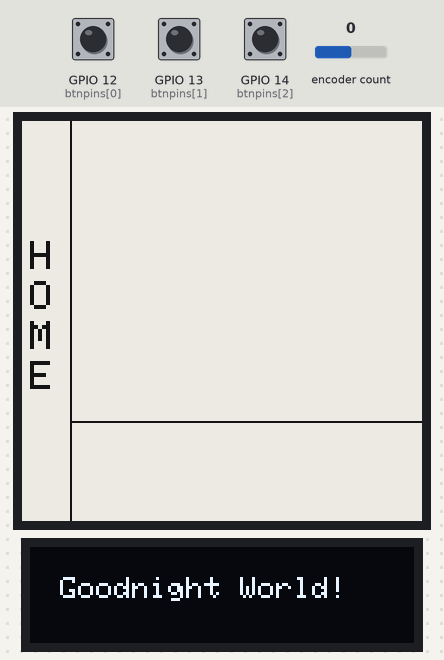
A sketch run on a simulated ESP32. Shown: 200×200 one-colour display, 128×32 one-colour display. The inputs (shaded band) are chosen by the test bench; at power-on: GPIO 12 (btnpins[0]) HIGH, encoder count 0, GPIO 14 (btnpins[2]) HIGH, GPIO 13 (btnpins[1]) HIGH. The display library's start-up logo is not drawn; what the sketch prints to the serial monitor is not drawn.

Above: at 11.9 s.
12.0 s: GPIO 12 (btnpins[0]) pulled LOW for 0.15 s
At 14.6 s:
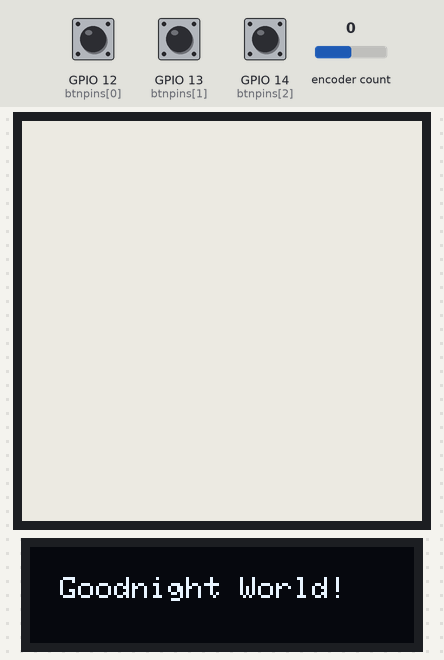
15.1 s: encoder count set to 1
18.1 s: GPIO 14 (btnpins[2]) pulled LOW for 3.2 s
At 23.0 s:
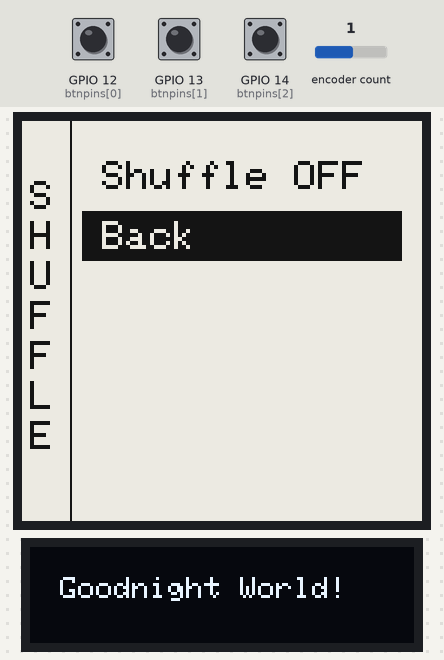
23.7 s: GPIO 13 (btnpins[1]) pulled LOW for 0.15 s
At 26.6 s:
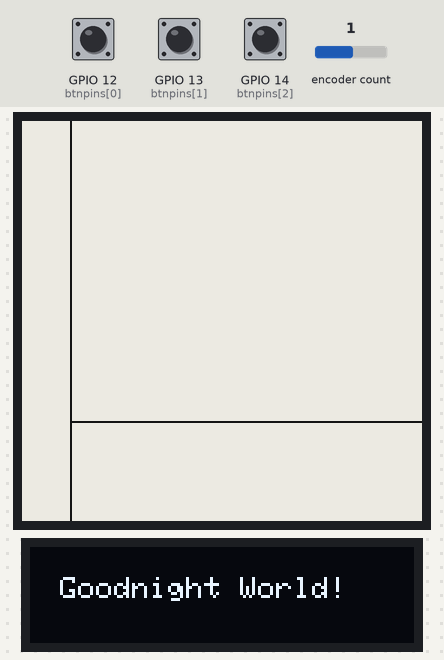
26.8 s: GPIO 12 (btnpins[0]) pulled LOW for 1 s
At 29.4 s:
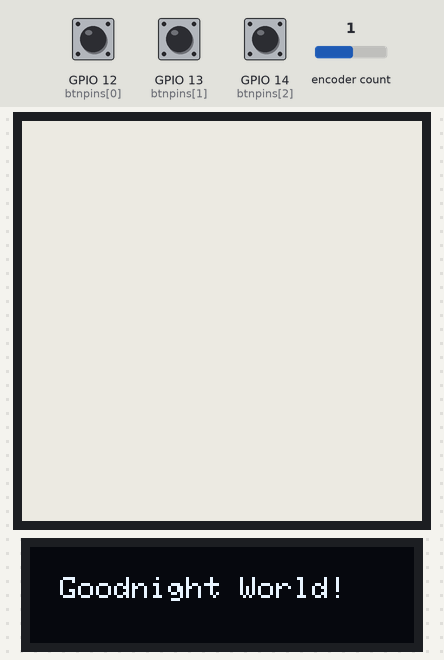
30.8 s: encoder count set to 5
At 37.0 s:
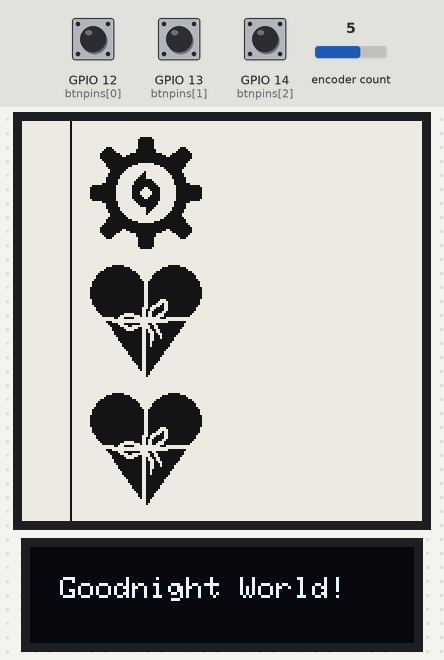
Timing chart, 0 to 38.5 s (numbered marks = the images above; inputs shaded):
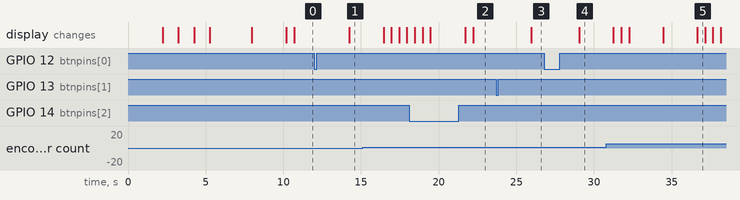

Measured:
- after the input at 12.0 s, the display: changes after 2.3 s (image 1)
- after the input at 18.1 s, the display: first differs from a run without the input after 3.6 s (image 2 shows a later state)
- after the input at 23.7 s, the display: changes after 2.3 s (image 3)
- after the input at 26.8 s, the display: changes after 2.3 s (image 4)
- what the display in image 5 shows lasts 0.5 s, from 36.7 s to 37.2 s

The sketch:

bitterness_of_coffee_4.2.ino
```cpp
//fully coded by fin! Well all but the bits marked chatgpt...
#include <bitmaps.h>
#include <hibernation.h>
#include <globals.h>

void setup() {
  Serial.begin(115200);
  //encoder setup
  ESP32Encoder::useInternalWeakPullResistors = puType::up;
  enc.attachSingleEdge(32, 33);
  enc.setCount(0);
  //initialise epaper display
  epaper.init(9600);
  epaper.setRotation(3);
  bootAnimation();
  epaper.refresh();
  //initialise oled
  if (!oled.begin(SSD1306_SWITCHCAPVCC, 0x3C)) {
    Serial.println("SSD1306 allocation failed");
    for (;;);
  }
  //set btn pins to input
  for(int i=0;i<btnnum;i++){
    pinMode(btnpins[i], INPUT_PULLUP);
  }
  home();
  oled.display();
  oled.clearDisplay();
  oled.setTextSize(1);
  oled.setTextColor(SSD1306_WHITE);
  oled.setCursor(10, 10);
  oled.println("Goodnight World!");
  oled.display();
}

void bootAnimation(){
  const int dotX= 90, dotY = 100, dotRadius = 4;

  //starting up txt
  epaper.setFullWindow();
  epaper.firstPage();
  do{
    epaper.fillScreen(COLOR(GxEPD_WHITE));
    epaper.setTextColor(COLOR(GxEPD_BLACK));
    epaper.setTextSize(2);
    epaper.setCursor(28, 66);
    epaper.print("starting up");
  }while (epaper.nextPage());
  delay(500);

  // animated dots -thx chatgpt i could enver code this
  for (int i = 0; i < 3; i++) {
    epaper.setPartialWindow(dotX - dotRadius - 2, dotY - dotRadius - 2, 3 * 15 + dotRadius * 2, dotRadius * 2 + 4);
    epaper.firstPage();
    do {
      epaper.fillScreen(COLOR(GxEPD_WHITE));
      for (int j = 0; j < 3; j++) {
        int cx = dotX + j * 15;
        (j == i % 3) ? epaper.fillCircle(cx, dotY, dotRadius, COLOR(GxEPD_BLACK))
                     : epaper.drawCircle(cx, dotY, dotRadius, COLOR(GxEPD_BLACK));
      }
    } while (epaper.nextPage());
    delay(500);
  }
}

void makeBtnDo(int btnindex){
  switch (btnindex){
    case 0:
      Serial.println("switch1 pressed");
      ui.currentScreen = uiState::SCREEN_MENU;
      menuSystem();
      break;
    case 1:
      Serial.println("switch2 pressed");
      ui.currentScreen = uiState::SCREEN_HOME;
      home();
      break;
    case 2:
      Serial.println("rotary switch pressed");
      if (ui.currentScreen == uiState::SCREEN_MENU){
        currentSubmenuIndex = menu.lastSelected;
        ui.currentScreen = uiState::SCREEN_SUBMENU;
        subMenuSystem();
      }else if(ui.currentScreen == uiState::SCREEN_SUBMENU){
        subMenuState& activeSubmenu = submenus[currentSubmenuIndex];
        int sel = activeSubmenu.lastSelected; //submenu on/off bool toggles done by mr.gpt

        // safety check
        if (sel < 0 || sel >= activeSubmenu.length) {
          Serial.println("No valid submenu selection");
          break;
        }
        const char* selectedItem = activeSubmenu.subMenuItems[sel];
        bool* settingPtr = activeSubmenu.subMenuBools[sel];

        if (settingPtr != nullptr) {
          // Items that map to a bool: toggle or handle forced modes
          if (strcmp(selectedItem, "Light") == 0) {
            *settingPtr = false; // force light
          } else if (strcmp(selectedItem, "Dark") == 0) {
            *settingPtr = true;  // force dark
          } else {
            *settingPtr = !*settingPtr; // normal toggle
          }
          Serial.printf("%s is now %s\n", selectedItem, (*settingPtr ? "ON" : "OFF"));
        }else {
          // Non-bool items: handle by label
          if (strcmp(selectedItem, "Back") == 0) {
            ui.currentScreen = uiState::SCREEN_MENU;
            menuSystem();
            return;
          }else if (strcmp(selectedItem, "Reset") == 0) {
            // Reset defaults (example)
            shuffleEnabled   = false;
            soundEffects     = true;
            bluetoothEnabled = false;
            darkMode         = false;
            Serial.println("Settings reset to defaults.");
          }else if (strncmp(selectedItem, "Playlist", 8) == 0) {
            // Example playlist handler
            Serial.printf("Loading %s...\n", selectedItem);
            // TODO: implement playlist load
          }
          else {
            Serial.printf("Selected (no-bool): %s\n", selectedItem);
          }
        }
        subMenuSystem();
      }
      break;
    default:
      Serial.println("what are you even pressing??");
      break;
  }
}

void home(){
  epaper.setFullWindow();
  epaper.firstPage();
  do{
    epaper.fillScreen(COLOR(GxEPD_WHITE));
    epaper.drawLine(30-6, 0, 30-6, 200, COLOR(GxEPD_BLACK));
    drawVerticalText("home", 4, 0 , 20);
    epaper.drawLine(24, 200-50, 200, 200-50, COLOR(GxEPD_BLACK));
  }while (epaper.nextPage());
  delay(500);
}

void drawVerticalText(const char* text, int16_t x, int16_t yStart, int16_t spacing) {
  int len = strlen(text);
  int totalHeight = len * spacing;
  int16_t y = yStart + (200 - totalHeight) / 2;
  epaper.setTextSize(2);
  for (int i = 0; text[i] != '\0'; i++) {
    epaper.setCursor(x, y);
    epaper.print((char)toupper(text[i]));
    y += spacing; // thank you again chatgpt im amazed
  }
}

void updateMenuHand(int newPos){
  if(newPos == menu.lastSelected) return; //stops redrawing if not needed
  if(menu.lastSelected != -1){
    //erase  vertical text
    epaper.setPartialWindow(0, 0, 22, 200);
    epaper.firstPage();
    do{
      epaper.fillRect(6, 0, 30, 200, COLOR(GxEPD_WHITE));
    }while (epaper.nextPage());
    //erase hand - bye bye thanks for all the fish
    epaper.setPartialWindow(100, 0, 100, 200);
    epaper.firstPage();
    do{
      epaper.fillRect(100, 4 + (menu.lastSelected % 3) * 64, 100, 64, COLOR(GxEPD_WHITE));
    }while (epaper.nextPage());
  }
  //draw hand
  epaper.setPartialWindow(100, 0, 100, 200);
  epaper.firstPage();
  do {
    epaper.fillScreen(COLOR(GxEPD_WHITE));
    epaper.drawInvertedBitmap(100, 4 +(newPos % 3) * 64, BM_hand, 100, 64, COLOR(GxEPD_BLACK));
  }while (epaper.nextPage());

  //vertical text
  epaper.setPartialWindow(0, 0, 22, 200);
  epaper.firstPage();
  do{
    epaper.fillScreen(COLOR(GxEPD_WHITE));
    drawVerticalText(menu.items[newPos], 4, 0, 20);
  }while (epaper.nextPage());

  menu.lastSelected = newPos;
}

void menuSystem(){
  if (ui.currentScreen == uiState::SCREEN_MENU){
    if (menu.currentPage == menu.lastPage) return;
    Serial.println("menuSystem running");
    epaper.clearScreen();
    epaper.setFullWindow();
    epaper.firstPage();
    do{
        epaper.setTextColor(COLOR(GxEPD_BLACK));
        epaper.fillScreen(COLOR(GxEPD_WHITE));
        epaper.drawLine(30-6, 0, 30-6, 200, COLOR(GxEPD_BLACK));

        if (menu.currentPage == 1){
          for (int i = 3; i < 6; i++){
            epaper.drawInvertedBitmap(30, (i - 3) * 64 +4, BM_allArray[i], 64, 64, COLOR(GxEPD_BLACK));
          }
        }else{
          for (int i = 0; i < 3; i++){
          epaper.drawInvertedBitmap(30, i * 64 +4, BM_allArray[i], 64, 64, COLOR(GxEPD_BLACK));
          }
        }
    }while (epaper.nextPage());

    //reset hand if page has been changed
    menu.lastSelected = -1;
    oldPos = 0;
    updateMenuHand(0);
  }
}

void subMenuSystem(){
  if (ui.currentScreen != uiState::SCREEN_SUBMENU) return;

  subMenuState& activeSubmenu = submenus[currentSubmenuIndex];

  epaper.setFullWindow();
  epaper.firstPage();
  do {
    epaper.fillScreen(COLOR(GxEPD_WHITE));
    //divider
    epaper.drawLine(30-6, 0, 30-6, 200, COLOR(GxEPD_BLACK));
    epaper.setTextSize(2);
    for (int i = 0; i < activeSubmenu.length; i++){
      int y = 20 + i * 30;
      epaper.setTextColor(COLOR(GxEPD_BLACK));
      epaper.setCursor(40, y);
      epaper.print(activeSubmenu.subMenuItems[i]);

      bool* ptr = activeSubmenu.subMenuBools[i];
      if (ptr != nullptr) {
        bool val = *ptr;
        // "Light" displays the inverse of darkMode
        if (strcmp(activeSubmenu.subMenuItems[i], "Light") == 0) val = !val;
        epaper.printf(" %s", val ? "ON" : "OFF");
      }
    }
    drawVerticalText(menu.items[currentSubmenuIndex], 4, 0, 20);
  }while (epaper.nextPage());

  invertSubmenu(activeSubmenu.lastSelected, true);
  oldPos = activeSubmenu.lastSelected;
}

void invertSubmenu(int index, bool highlight){
  int y = 20 + index * 30 - 5;
  int w = 160;
  int h = 25;

  //testing stuff
  if (index < 0 || index >= 6) {
    Serial.println("error: submenu index out of bounds");
    return;
  }

  if (currentSubmenuIndex < 0 || currentSubmenuIndex >= 6) {
    Serial.println("error: currentSubmenuIndex out of bounds");
    return;
  }

  if (submenus[currentSubmenuIndex].subMenuItems == nullptr) {
    Serial.println("error: submenu label array is null");
    return;
  }

  subMenuState& activeSubmenu = submenus[currentSubmenuIndex];

  epaper.setPartialWindow(30, y, w, h);
  epaper.firstPage();
  do {
    if (highlight) {
      epaper.fillRect(30, y, w, h, COLOR(GxEPD_BLACK));
      epaper.setTextColor(COLOR(GxEPD_WHITE));
    } else {
      epaper.fillRect(30, y, w, h, COLOR(GxEPD_WHITE));
      epaper.setTextColor(COLOR(GxEPD_BLACK));
    }
    epaper.setCursor(40, y + 5);
    epaper.print(submenus[currentSubmenuIndex].subMenuItems[index]);

    bool* ptr = activeSubmenu.subMenuBools[index];
    if (ptr != nullptr) {
      bool val = *ptr;
      if (strcmp(activeSubmenu.subMenuItems[index], "Light") == 0) val = !val;
      epaper.printf(" %s", val ? "ON" : "OFF");
    }
  } while (epaper.nextPage());
}

void loop() {

  for (int i = 0; i < btnnum; i++){
    int reading = digitalRead(btnpins[i]);
    if (reading != lastBtnState[i]){
      lastDebounceTime[i] = millis(); //resets debounce time
    }
    //check for debounce timeout
    if ((millis() - lastDebounceTime[i]) > debounceDelay){
      if (reading != btnstate[i]){
        btnstate[i] = reading;

        if (btnstate[i] == LOW){
          ui.lastActivityTime = millis();

          if (ui.isHibernateing){
            ui.isHibernateing = false;
            hibernation(); //if btn pressed and is hibernating kicks you out of hibernation
          } else{
            makeBtnDo(i);
          }
        }
      }
    }
    lastBtnState[i] = reading; //this caused so much wasted time because i forgot it :()
  }
  hibernationTimeout(); //checks for timeout
  //rotary check
  if (ui.currentScreen == uiState::SCREEN_MENU){
    int newPos = ((enc.getCount() % menu.length) + menu.length) % menu.length; //+0 to +5 //+6%6; removes negaive numbers
    int newPage = newPos / 3;
    if (newPage != menu.currentPage){
      Serial.printf("page change from %d to %d\n", menu.currentPage, newPage);
      menu.lastPage = menu.currentPage;
      menu.currentPage = newPage;

      int handPosOldPage = menu.lastSelected % 3;
      int handPosNewPage = newPage;

      menuSystem();
    }

    if (newPos != oldPos){
      updateMenuHand(newPos);
      oldPos = newPos;
    }
  }

  if (ui.currentScreen == uiState::SCREEN_SUBMENU){
    subMenuState& submenu = submenus[currentSubmenuIndex];
    int newPos = ((enc.getCount() % submenu.length) + submenu.length) % submenu.length;
    if (newPos != oldPos){
      invertSubmenu(oldPos, false);
      invertSubmenu(newPos, true);
      submenu.lastSelected = newPos;
      oldPos = newPos;
    }
  }
}
```

globals.cpp
```cpp
#include "globals.h"

//EPAPER din=18 clk=23
GxEPD2_BW<GxEPD2_154_D67, GxEPD2_154_D67::HEIGHT> epaper(GxEPD2_154_D67(/*CS*/ 5, /*DC*/ 4, /*RST*/ 19, /*BUSY*/ 15));
//OLED
Adafruit_SSD1306 oled(128, 32, &Wire, -1);
//ENCODER
ESP32Encoder enc;
long oldPos = -999;

menuState menu = {
  {"Playlists", "Shuffle", "Liked", "Settings", "Themes", "About"},
  6,
  0,
  -1,
  -1
};

subMenuState submenus[6] = { // lil help from chatgpt thx :)
    //playlists
  { {"Playlist 1", "Playlist 2", "Back"},
    { nullptr, nullptr, nullptr },
    3, 0, -1, -1 },
    //shuffle
  { {"Shuffle", "Back"},
    { &shuffleEnabled, nullptr },
    2, 0, -1, -1 },
    //liked
  { {"Track 1", "Track 2", "Track 3", "Back"},
    { nullptr, nullptr, nullptr, nullptr },
    4, 0, -1, -1 },
    //settings
  { {"Bluetooth", "Sound FX", "Reset", "Back"},
    { &bluetoothEnabled, &soundEffects, nullptr, nullptr },
    4, 0, -1, -1 },
    //theme
  { {"Dark", "Light", "Back"},
    { &darkMode, &darkMode, nullptr }, // both share same bool
    3, 0, -1, -1 },
    //about
  { {"v4.2", "Credits", "Back"},
    { nullptr, nullptr, nullptr },
    3, 0, -1, -1 }
};


int currentSubmenuIndex = 0;

uiState ui = {
  ui.SCREEN_HOME,
  false,
  0,
  5UL * 60 * 1000 //5-mins
};

// IO PINS
const int volumepin = 34;
const int btnpins[3] = {12, 13, 14};
const int btnnum = 3;

//CHANGEABLE BOOLS
bool shuffleEnabled = false;
bool soundEffects = true;
bool bluetoothEnabled = false;
bool darkMode = false;

//BTN STUFF
int btnstate[3] = {0};
int lastBtnState[3] = {0};
unsigned long lastDebounceTime[3] = {0};
unsigned long debounceDelay = 50;
```

globals.h
```cpp
#pragma once

#include <GxEPD2_BW.h>
#include <Adafruit_SSD1306.h>
#include <ESP32Encoder.h>
#include <ctype.h>
#include <Wire.h>

//setup display (epaper) din=18 clk=23
extern GxEPD2_BW<GxEPD2_154_D67, GxEPD2_154_D67::HEIGHT> epaper;

//oled
extern Adafruit_SSD1306 oled;

//encoder
extern ESP32Encoder enc;
extern long oldPos;

struct menuState{
  const char* items[6];
  const int length;
  int currentPage;
  int lastPage;
  int lastSelected;
};
extern menuState menu;

struct subMenuState{
  const char* subMenuItems[6];
  bool* subMenuBools[6];
  const int length;
  int currentPage;
  int lastPage;
  int lastSelected;
};
extern subMenuState submenus[6];
extern int currentSubmenuIndex;

struct uiState {
  enum screenState {
    SCREEN_HOME,
    SCREEN_MENU,
    SCREEN_SUBMENU
  };
  screenState currentScreen;
  bool isHibernateing;
  unsigned long lastActivityTime;
  const unsigned long hibernationDelay;
};
extern uiState ui;

//io pins
extern const int volumepin;
extern const int btnpins[3];
extern const int btnnum;

//chanagebale bools
extern bool shuffleEnabled;
extern bool soundEffects;
extern bool bluetoothEnabled;
extern bool darkMode;

//colour inversion macro -chatgpts help thx
#define COLOR(c) ((darkMode && ((c) == GxEPD_WHITE)) ? GxEPD_BLACK : \
                  (darkMode && ((c) == GxEPD_BLACK)) ? GxEPD_WHITE : (c))

//button stuff//
extern int btnstate[3];
extern int lastBtnState[3];
extern unsigned long lastDebounceTime[3];
extern unsigned long debounceDelay;
```

hibernation.cpp
```cpp
#include "hibernation.h"

void hibernation(){
  if(ui.isHibernateing == true){
    epaper.setPartialWindow(170, 0, 30, 20);
    epaper.firstPage();
    do{
      epaper.setTextColor(GxEPD_BLACK);
      epaper.setCursor(172, 4);
      epaper.setTextSize(2);
      epaper.print("zz");
      Serial.println("debug: entered hibernation");
    }while (epaper.nextPage());
    oled.ssd1306_command(SSD1306_DISPLAYOFF);
    epaper.hibernate();
    delay(100);
  }
  else{
    //clear zz
    epaper.setPartialWindow(170, 0, 30, 20);
    epaper.firstPage();
    do{
      epaper.fillRect(170, 0, 30, 20, GxEPD_WHITE);
    }while (epaper.nextPage());

    switch(ui.currentScreen){
      case uiState::SCREEN_HOME:
        home();
        break;
      case uiState::SCREEN_MENU:
        menuSystem();
        break;
      case uiState::SCREEN_SUBMENU:
        subMenuSystem();
        break;
      default:
        home();
        Serial.println("what menu are you even on??");
        break;
    }
    ui.lastActivityTime = millis();
    Serial.println("debug: exited hibernation");
    oled.ssd1306_command(SSD1306_DISPLAYON);
  }
}

void hibernationTimeout(){
  //check for hibernation timeout
  if(!ui.isHibernateing && (millis() - ui.lastActivityTime > ui.hibernationDelay)){
    ui.isHibernateing = true;
    hibernation();
  }

}
```

hibernation.h
```cpp
#pragma once

#include "globals.h"
void hibernation();
void hibernationTimeout();
//sooo empty
void home();
void menuSystem();
void subMenuSystem(); // temp declaration as it dont know what they are yet
// less empty - still empty
```

Source omitted: bitmaps.h (data table, 15036 bytes)
